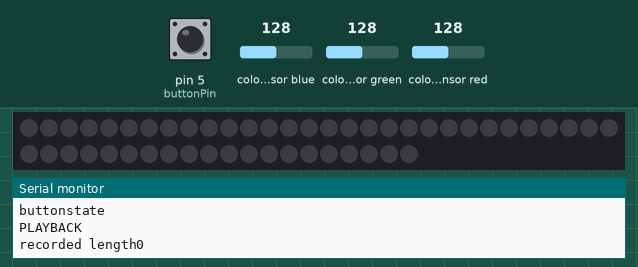
Recording of a sketch running on a simulated Arduino Uno, built with avr-gcc and run on an emulated ATmega328P. On the bench: 50 RGB LEDs in strip order, left to right, continuing on the next row, the last lines printed to the serial monitor. The test bench sets the inputs (shaded band); at power-on: pin 5 (buttonPin) LOW, colour sensor blue 128, colour sensor green 128, colour sensor red 128. Dim RGB values are drawn brighter than linear; the strip is taken to match the declared colour order.

Above: at 1.2 s.
1.3 s: pin 5 (buttonPin) pulled HIGH for 0.15 s
At 10.27 s:
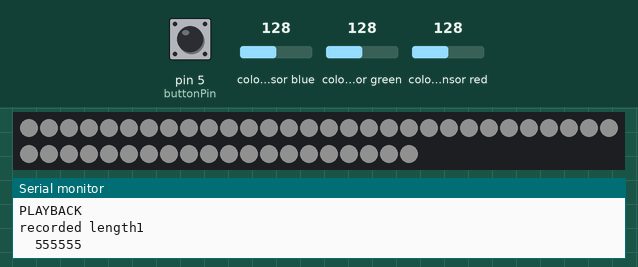
Timing chart, 0 to 10.4 s (numbered marks = the images above; inputs shaded):
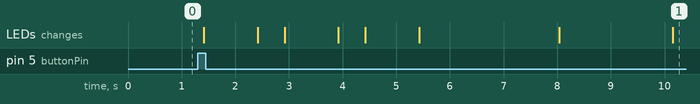

Measured:
- after the input at 1.3 s, the LEDs: first change after 0.12 s (image 1 shows a later state)

The sketch:

colour_learner_lights.ino
```cpp
#include <Wire.h>
#include "Adafruit_TCS34725.h"
#include <Adafruit_NeoPixel.h>

//based on https://learn.adafruit.com/chameleon-scarf/overview?view=all#code
// Parameter 1 = number of pixels in strip
// Parameter 2 = pin number (most are valid)
// Parameter 3 = pixel type flags, add together as needed:
//   NEO_RGB     Pixels are wired for RGB bitstream
//   NEO_GRB     Pixels are wired for GRB bitstream
//   NEO_KHZ400  400 KHz bitstream (e.g. FLORA pixels)
//   NEO_KHZ800  800 KHz bitstream (e.g. High Density LED strip)

const int numPixels = 50;

Adafruit_NeoPixel strip = Adafruit_NeoPixel(numPixels, 2, NEO_RGB + NEO_KHZ800);


// our RGB -> eye-recognized gamma color
byte gammatable[256];

const int buttonPin = 5;     // the number of the pushbutton pin
const int ledPin =  13;      // the number of the LED pin

int buttonState = 0;         // variable for reading the pushbutton status

Adafruit_TCS34725 tcs = Adafruit_TCS34725(TCS34725_INTEGRATIONTIME_50MS, TCS34725_GAIN_4X);

void setup() {
  Serial.begin(115200);
  Serial.println("Color View Test!");

  strip.begin();
  strip.show(); // Initialize all pixels to 'off'

  if (tcs.begin()) {
    Serial.println("Found sensor");
  } else {
    Serial.println("No TCS34725 found ... check your connections");
    while (1); // halt!
  }

  // thanks PhilB for this gamma table!
  // it helps convert RGB colors to what humans see
  for (int i=0; i<256; i++) {
    float x = i;
    x /= 255;
    x = pow(x, 2.5);
    x *= 255;

    gammatable[i] = x;
    //Serial.println(gammatable[i]);
  }

  Serial.println();
  Serial.println("Running...");

}

uint16_t clear, red, green, blue;

const int max_length = numPixels;
int recorded[max_length][3];
int recordedLength = 0;
int lastButton = HIGH;

void loop()
{

  buttonState = digitalRead(buttonPin);
  Serial.println("buttonstate "+buttonState);
  if (buttonState == HIGH) {
      if(lastButton != HIGH){
        //flash to show we're recording
        colorWipe(strip.Color(0,0,0), 0);
        strip.show(); // Initialize all pixels to 'off'
        for (int i=0; i<3; i++){ //this sequence flashes the first pixel three times as a countdown to the color reading.
          strip.setPixelColor (0, strip.Color(188, 188, 188)); //white, but dimmer-- 255 for all three values makes it blinding!
          strip.show();
          delay(1000);
          strip.setPixelColor (0, strip.Color(0, 0, 0));
          strip.show();
          delay(500);
        }
        delay(2000);
        recordedLength = 0;
      }
      if(recordedLength < 50){ //don't continue recording if we've run out pixels
        Serial.println("RECORDING "+recordedLength);
        digitalWrite(ledPin, HIGH);

        tcs.setInterrupt(false);      // turn on LED
        delay(60);  // takes 50ms to read

        tcs.getRawData(&red, &green, &blue, &clear);
        tcs.setInterrupt(true);  // turn off LED

        Serial.print("C:\t"); Serial.print(clear);
        Serial.print("\tR:\t"); Serial.print(red);
        Serial.print("\tG:\t"); Serial.print(green);
        Serial.print("\tB:\t"); Serial.print(blue);

        // Figure out some basic hex code for visualization
        uint32_t sum = red;
        sum += green;
        sum += blue;
        //sum += clear; // clear contains RGB already so no need to re-add it

        float r, g, b;
        r = red; r /= sum;
        g = green; g /= sum;
        b = blue; b /= sum;
        r *= 256; g *= 256; b *= 256;
        Serial.print("\t");
        Serial.print((int)r, HEX); Serial.print((int)g, HEX); Serial.print((int)b, HEX);
        Serial.println();
        recorded[recordedLength][0] = (int)r;
        recorded[recordedLength][1] = (int)g;
        recorded[recordedLength][2] = (int)b;
        //Serial.print((int)r ); Serial.print(" "); Serial.print((int)g);Serial.print(" ");  Serial.println((int)b );
        strip.setPixelColor(recordedLength, strip.Color(gammatable[(int)r], gammatable[(int)g], gammatable[(int)b]));
        strip.show();
        if(recordedLength < 50){
           recordedLength++;
        }else{ // do nothing
          Serial.println("Pixel memory is full");
        }
      }
      delay(2000);
  }else{
      Serial.println("PLAYBACK");
      Serial.print("recorded length");
      Serial.println(recordedLength);
      digitalWrite(ledPin, LOW);
      for(int i = 0; i < recordedLength; i++){
        if(recorded[i]!=NULL && (recorded[i][0]!=0 && recorded[i][1]!=0 && recorded[i][2]!=0)){
          int rr = recorded[i][0];
          int gg = recorded[i][1];
          int bb = recorded[i][2];
          Serial.print("\t");
          Serial.print((int)rr, HEX); Serial.print((int)gg, HEX); Serial.print((int)bb, HEX);
          Serial.println();
          colorWipe(strip.Color(gammatable[(int)rr], gammatable[(int)gg], gammatable[(int)bb]), 0);
          delay(2000);
        }
      }

  }
  lastButton = buttonState;


}

// Fill the dots one after the other with a color
void colorWipe(uint32_t c, uint8_t wait) {
  for(uint16_t i=0; i<strip.numPixels(); i++) {
      strip.setPixelColor(i, c);
      strip.show();
      delay(wait);
  }
}
```
